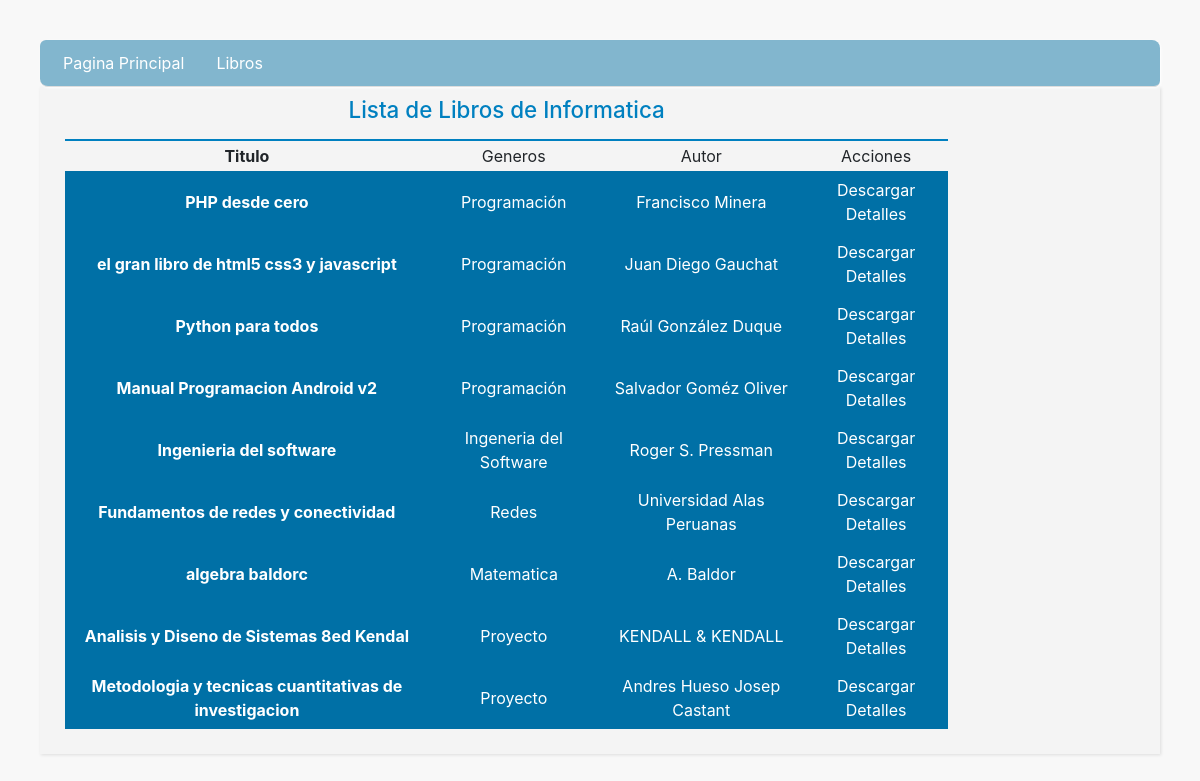
Page /informatica/books/ on the committed database.
### informatica/models.py (models this page shows, shortened)
class Book(models.Model):
    title = models.CharField(max_length=100)
    author = models.ForeignKey('Author', on_delete=models.SET_NULL, null=True)
    summary = models.TextField(max_length=1000, help_text='Descripcion del libro')
    isbn = models.CharField('ISBN', max_length=200, help_text='13 caracteres <a href="https://www.isbn-international.org/content/what-isbn">ISBN number</a>"')
    genre = models.ManyToManyField(Genre, help_text='seleccione genero del libro')
    def display_genre(self):
        return ', '.join([genre.name for genre in self.genre.all()[:3]])
    display_genre.short_description = 'Genre'

class Genre(models.Model):
    name = models.CharField(max_length=100)
    def __str__(self):
        return self.name

class Author(models.Model):
    first_name = models.CharField(max_length=50)
    last_name = models.CharField(max_length=50)
    date_of_birth = models.DateField(null=True, blank=True)
    date_of_death = models.DateField('Died', null=True, blank=True)
    def __str__(self):
        return "{} {}".format(self.first_name, self.last_name)

### informatica/views.py (the view)
class BookListView(generic.ListView):
    model=Book

### informatica/templates/informatica/book_list.html (shortened to what this page needs)
{% extends "base_generic.html" %}
{% block content %}
    <h1 class="text-title">Lista de Libros de Informatica</h1>
    <table class="table-content">
    {% if book_list %}
    {% load static %}
            <thead class="table-head-content">
                <th class="table-head-item-primary">
                    Titulo
                </th>
                <th class="table-head-item">
                    Generos
                </th>
                <th class="table-head-item">
                    Autor
                </th>
                <th class="table-head-item">
                    Acciones
                </th>
            </thead>
            <tbody class="table-body-content">
                {% for book in book_list %}
                <tr class="table-body-column">
                    <td class="table-body-item-primary">
                        {{ book.title }}
                    </td>
                    <td class="table-body-item">
                        {% for genre in book.genre.all %}
                        {{ genre }}
                        {% endfor %}
                    </td>
                    <td class="table-body-item">
                        {{ book.author }}
                    </td>
                    <td class="table-body-item">
                        <a href="{% static 'store/' %}{{ book.isbn }}">
                            Descargar
                        </a>
                        <a href="../book/{{ book.id }}">
                            Detalles
                        </a>
                    </td>
                </tr>
                {% endfor %}
            </tbody>
    </table>
    {% else %}
        <div>
            <p class="text-content">
                Actualmente no existen libros disponibles. Intente más tarde.
            </p>
        </div>
    {% endif %}
{% endblock %}

### informatica/templates/base_generic.html (shortened to what this page needs)
<!DOCTYPE html>
<html lang="es">
<head>
    {% load static %}
    <link rel="stylesheet" href="{% static 'css/bootstrap.min.css' %}">
    <link rel="stylesheet" href="{% static 'css/fontawesome/fontawesome.min.css' %}">
    <link rel="stylesheet" href="{% static 'assets/css/style.css' %}">
</head>
<body class="body">
    <div class="container">
        <aside class="row">
            <nav class="col-12 nav nav-default">
                <a class="nav-link nav-item" href="{% url 'index' %}">Pagina Principal</a>
                <a class="nav-link nav-item" href="{% url 'books' %}">Libros</a>
              </nav>
        </aside>
        <section class="row main-block">
            <div class="col-10">
                <div class="col-12 main-content">
                    {% block content %}{% endblock %}
                </div>
            </div>
        </section>
</body>
</html>

### informatica/static/assets/css/style.css (style rules this page uses)
.nav-default { border-radius: 6px 8px; padding: 3px 7px; border-bottom: 1px solid #dddddd; background-color: #82b6ce; width: 834px; margin: 0 auto 0px auto; box-shadow: 1px 1px 3px #ffffff; }
.nav-item { color: #fff; text-align: center; }
.nav-default { text-align: center; }
.body { padding: 40px; background-color: rgb(248, 248, 248); }
.main-block { background-color: #f4f4f4; box-shadow: 1px 1px 3px #dddddd; animation: fadein 2s; }
.text-title { color: #0080c0; font-size: 1.4em; text-align: center; }
.main-content { padding: 10px; text-align: center; }
.table-content { margin: 15px auto; }
.table-head-content { background-color: #f4f4f4; }
.table-body-content { background-color: #0070a6; color: #ffffff; }
.table-body-content a { color: #ffffff; }
.table-head-item-primary { font-weight: bold; padding: 3px 15px; border-top: 2px solid #0080c0; }
.table-head-item { font-weight: normal; padding: 3px 15px; border-top: 2px solid #0080c0; }
.table-body-item-primary { font-weight: bold; padding: 7px; }
.table-body-item { font-weight: normal; padding: 7px; }

### rows in the picture
Book: title "PHP desde cero", author "Francisco Minera"
Genre: name "Programación"
Book: title "el gran libro de html5 css3 y javascript", author "Juan Diego Gauchat"
Book: title "Python para todos", author "Raúl González Duque"
Book: title "Manual Programacion Android v2", author "Salvador Goméz Oliver"
Book: title "Ingenieria del software", author "Roger S. Pressman"
Genre: name "Ingeneria del Software"
Book: title "Fundamentos de redes y conectividad", author "Universidad Alas Peruanas"
Genre: name "Redes"
Book: title "algebra baldorc", author "A. Baldor"
Genre: name "Matematica"
Book: title "Analisis y Diseno de Sistemas 8ed Kendal", author "KENDALL & KENDALL"
Genre: name "Proyecto"
Book: title "Metodologia y tecnicas cuantitativas de investigacion", author "Andres Hueso Josep Castant"
